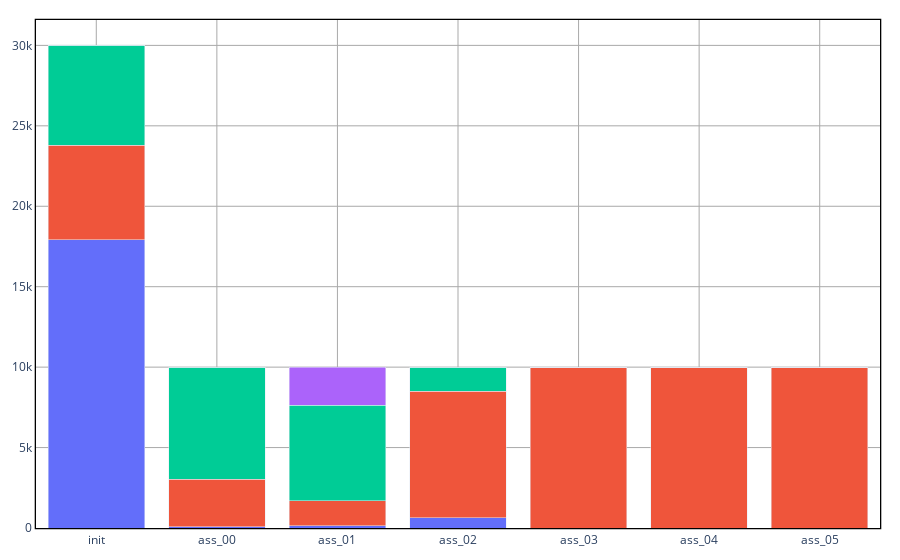
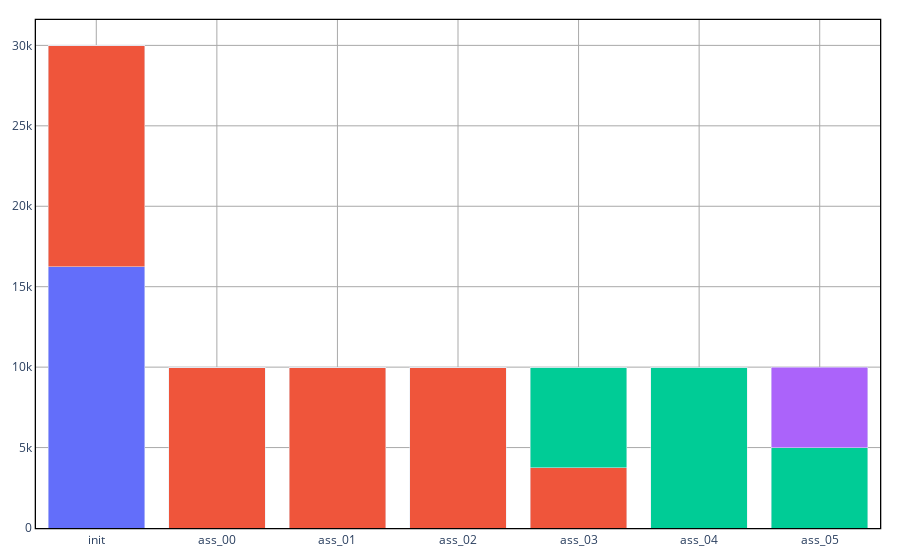

Notebook code for these charts, in order:
### Code cell
plt = ALMc.AssetSplitDetailsChart(problem, sol, "Goal", colormap_liab)
plt.show()
plt = ALMc.AssetSplitDetailsChart(problem, sol_bah, "Goal", colormap_liab)
plt.show()

### Figure 1 — Plotly figure (JSON) as saved in the notebook; plotly's stock layout.template omitted (floating-point values rounded to 4 significant figures)
{"data": [{"marker": {"color": "#636EFA"}, "name": "car", "type": "bar", "x": ["init", "ass_00", "ass_01", "ass_02", "ass_03", "ass_04", "ass_05"], "y": [17910.0, 85.58, 148.7, 634.2, 0, 0, 0]}, {"marker": {"color": "#EF553B"}, "name": "university", "type": "bar", "x": ["init", "ass_00", "ass_01", "ass_02", "ass_03", "ass_04", "ass_05"], "y": [5886.0, 2949.0, 1559.0, 7866.0, 10000.0, 10000, 10000.0]}, {"marker": {"color": "#00CC96"}, "name": "hawaii", "type": "bar", "x": ["init", "ass_00", "ass_01", "ass_02", "ass_03", "ass_04", "ass_05"], "y": [6209.0, 6966.0, 5919.0, 1500.0, 0, 0, 0]}, {"marker": {"color": "#AB63FA"}, "name": "extra_wealth", "type": "bar", "x": ["init", "ass_00", "ass_01", "ass_02", "ass_03", "ass_04", "ass_05"], "y": [0, 0, 2373.0, 0, 0, 0, 0]}], "layout": {"barmode": "stack", "margin": {"b": 20, "l": 20, "r": 20, "t": 20}, "paper_bgcolor": "white", "plot_bgcolor": "white", "showlegend": false, "xaxis": {"gridcolor": "darkgray", "gridwidth": 1, "linecolor": "black", "linewidth": 1.3, "mirror": true, "showgrid": true, "showline": true}, "yaxis": {"gridcolor": "darkgray", "gridwidth": 1, "linecolor": "black", "linewidth": 1.3, "mirror": true, "showgrid": true, "showline": true}}}

### Figure 2 — Plotly figure (JSON) as saved in the notebook; plotly's stock layout.template omitted (floating-point values rounded to 4 significant figures)
{"data": [{"marker": {"color": "#636EFA"}, "name": "car", "type": "bar", "x": ["init", "ass_00", "ass_01", "ass_02", "ass_03", "ass_04", "ass_05"], "y": [16250.0, 0, 0, 0, 0, 0, 0]}, {"marker": {"color": "#EF553B"}, "name": "university", "type": "bar", "x": ["init", "ass_00", "ass_01", "ass_02", "ass_03", "ass_04", "ass_05"], "y": [13750.0, 10000.0, 10000.0, 10000.0, 3750.0, 0, 0]}, {"marker": {"color": "#00CC96"}, "name": "hawaii", "type": "bar", "x": ["init", "ass_00", "ass_01", "ass_02", "ass_03", "ass_04", "ass_05"], "y": [0, 0, 0, 0, 6250.0, 10000.0, 5000.0]}, {"marker": {"color": "#AB63FA"}, "name": "extra_wealth", "type": "bar", "x": ["init", "ass_00", "ass_01", "ass_02", "ass_03", "ass_04", "ass_05"], "y": [0, 0, 0, 0, 0, 0, 5000.0]}], "layout": {"barmode": "stack", "margin": {"b": 20, "l": 20, "r": 20, "t": 20}, "paper_bgcolor": "white", "plot_bgcolor": "white", "showlegend": false, "xaxis": {"gridcolor": "darkgray", "gridwidth": 1, "linecolor": "black", "linewidth": 1.3, "mirror": true, "showgrid": true, "showline": true}, "yaxis": {"gridcolor": "darkgray", "gridwidth": 1, "linecolor": "black", "linewidth": 1.3, "mirror": true, "showgrid": true, "showline": true}}}
